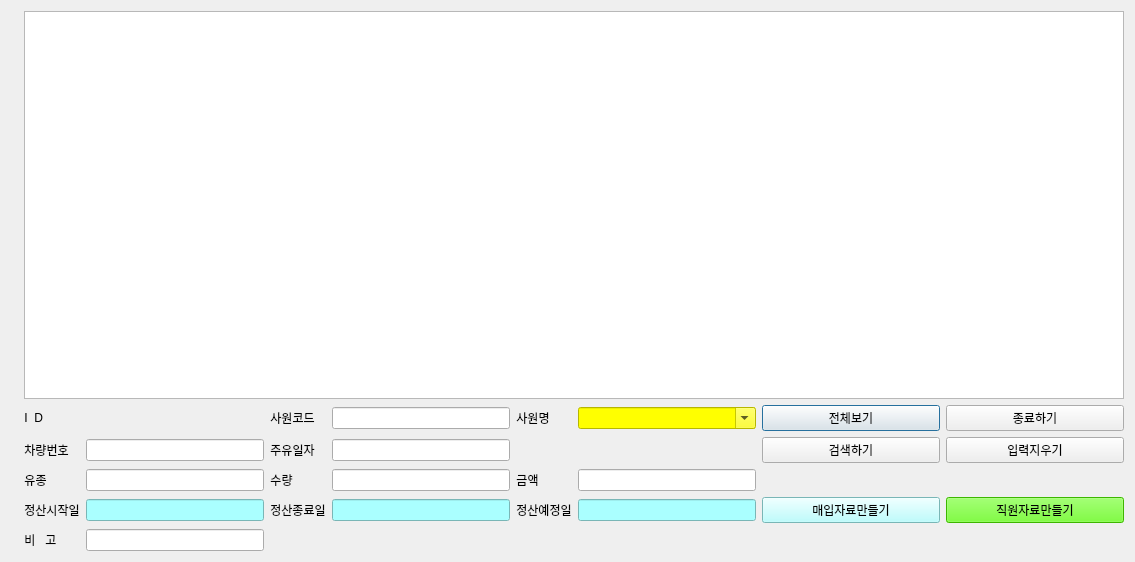
<?xml version="1.0" encoding="UTF-8"?>
<ui version="4.0">
 <class>OilUsageGenDialog</class>
 <widget class="QDialog" name="OilUsageGenDialog">
  <property name="geometry">
   <rect>
    <x>0</x>
    <y>0</y>
    <width>1135</width>
    <height>562</height>
   </rect>
  </property>
  <property name="sizePolicy">
   <sizepolicy hsizetype="Expanding" vsizetype="Expanding">
    <horstretch>0</horstretch>
    <verstretch>0</verstretch>
   </sizepolicy>
  </property>
  <property name="windowTitle">
   <string>월별 주유대 정보 만들기</string>
  </property>
  <layout class="QGridLayout" name="gridLayout_2">
   <item row="0" column="0">
    <layout class="QGridLayout" name="gridLayout">
     <item row="4" column="4">
      <widget class="QLineEdit" name="entry_oilusage_effthru">
       <property name="sizePolicy">
        <sizepolicy hsizetype="Expanding" vsizetype="Fixed">
         <horstretch>0</horstretch>
         <verstretch>0</verstretch>
        </sizepolicy>
       </property>
       <property name="styleSheet">
        <string notr="true">color: rgb(0, 0, 0);
background-color: rgb(170, 255, 255);</string>
       </property>
      </widget>
     </item>
     <item row="1" column="6">
      <widget class="QComboBox" name="cb_oilusage_ename">
       <property name="sizePolicy">
        <sizepolicy hsizetype="Expanding" vsizetype="Fixed">
         <horstretch>0</horstretch>
         <verstretch>0</verstretch>
        </sizepolicy>
       </property>
       <property name="styleSheet">
        <string notr="true">background-color: rgb(255, 255, 0);</string>
       </property>
       <property name="editable">
        <bool>true</bool>
       </property>
      </widget>
     </item>
     <item row="1" column="2">
      <widget class="QLabel" name="lbl_oilusage_id">
       <property name="sizePolicy">
        <sizepolicy hsizetype="MinimumExpanding" vsizetype="MinimumExpanding">
         <horstretch>0</horstretch>
         <verstretch>0</verstretch>
        </sizepolicy>
       </property>
       <property name="text">
        <string/>
       </property>
      </widget>
     </item>
     <item row="1" column="4">
      <widget class="QLineEdit" name="entry_oilusage_ecode">
       <property name="sizePolicy">
        <sizepolicy hsizetype="MinimumExpanding" vsizetype="Fixed">
         <horstretch>0</horstretch>
         <verstretch>0</verstretch>
        </sizepolicy>
       </property>
      </widget>
     </item>
     <item row="1" column="7">
      <widget class="QPushButton" name="pb_oilusage_show">
       <property name="sizePolicy">
        <sizepolicy hsizetype="Expanding" vsizetype="Fixed">
         <horstretch>0</horstretch>
         <verstretch>0</verstretch>
        </sizepolicy>
       </property>
       <property name="text">
        <string>전체보기</string>
       </property>
      </widget>
     </item>
     <item row="4" column="2">
      <widget class="QLineEdit" name="entry_oilusage_efffrom">
       <property name="sizePolicy">
        <sizepolicy hsizetype="Expanding" vsizetype="Fixed">
         <horstretch>0</horstretch>
         <verstretch>0</verstretch>
        </sizepolicy>
       </property>
       <property name="styleSheet">
        <string notr="true">color: rgb(0, 0, 0);
background-color: rgb(170, 255, 255);</string>
       </property>
      </widget>
     </item>
     <item row="2" column="4">
      <widget class="QLineEdit" name="entry_oilusage_getdt">
       <property name="sizePolicy">
        <sizepolicy hsizetype="Expanding" vsizetype="Fixed">
         <horstretch>0</horstretch>
         <verstretch>0</verstretch>
        </sizepolicy>
       </property>
       <property name="styleSheet">
        <string notr="true"/>
       </property>
      </widget>
     </item>
     <item row="1" column="8">
      <widget class="QPushButton" name="pb_oilusage_close">
       <property name="sizePolicy">
        <sizepolicy hsizetype="Expanding" vsizetype="Fixed">
         <horstretch>0</horstretch>
         <verstretch>0</verstretch>
        </sizepolicy>
       </property>
       <property name="text">
        <string>종료하기</string>
       </property>
      </widget>
     </item>
     <item row="4" column="3">
      <widget class="QLabel" name="label_14">
       <property name="sizePolicy">
        <sizepolicy hsizetype="Fixed" vsizetype="Fixed">
         <horstretch>0</horstretch>
         <verstretch>0</verstretch>
        </sizepolicy>
       </property>
       <property name="text">
        <string>정산종료일</string>
       </property>
       <property name="alignment">
        <set>Qt::AlignCenter</set>
       </property>
      </widget>
     </item>
     <item row="1" column="3">
      <widget class="QLabel" name="label_5">
       <property name="sizePolicy">
        <sizepolicy hsizetype="Fixed" vsizetype="Fixed">
         <horstretch>0</horstretch>
         <verstretch>0</verstretch>
        </sizepolicy>
       </property>
       <property name="text">
        <string>사원코드</string>
       </property>
       <property name="alignment">
        <set>Qt::AlignCenter</set>
       </property>
      </widget>
     </item>
     <item row="2" column="8">
      <widget class="QPushButton" name="pb_oilusage_clear">
       <property name="sizePolicy">
        <sizepolicy hsizetype="Expanding" vsizetype="Fixed">
         <horstretch>0</horstretch>
         <verstretch>0</verstretch>
        </sizepolicy>
       </property>
       <property name="text">
        <string>입력지우기</string>
       </property>
      </widget>
     </item>
     <item row="2" column="3">
      <widget class="QLabel" name="label_4">
       <property name="sizePolicy">
        <sizepolicy hsizetype="Fixed" vsizetype="Fixed">
         <horstretch>0</horstretch>
         <verstretch>0</verstretch>
        </sizepolicy>
       </property>
       <property name="text">
        <string>주유일자</string>
       </property>
       <property name="alignment">
        <set>Qt::AlignCenter</set>
       </property>
      </widget>
     </item>
     <item row="2" column="7">
      <widget class="QPushButton" name="pb_oilusage_search">
       <property name="sizePolicy">
        <sizepolicy hsizetype="Expanding" vsizetype="Fixed">
         <horstretch>0</horstretch>
         <verstretch>0</verstretch>
        </sizepolicy>
       </property>
       <property name="text">
        <string>검색하기</string>
       </property>
      </widget>
     </item>
     <item row="4" column="1">
      <widget class="QLabel" name="label_12">
       <property name="sizePolicy">
        <sizepolicy hsizetype="Fixed" vsizetype="Fixed">
         <horstretch>0</horstretch>
         <verstretch>0</verstretch>
        </sizepolicy>
       </property>
       <property name="text">
        <string>정산시작일</string>
       </property>
       <property name="alignment">
        <set>Qt::AlignCenter</set>
       </property>
      </widget>
     </item>
     <item row="4" column="7">
      <widget class="QPushButton" name="pb_oilusage_export">
       <property name="sizePolicy">
        <sizepolicy hsizetype="Expanding" vsizetype="Fixed">
         <horstretch>0</horstretch>
         <verstretch>0</verstretch>
        </sizepolicy>
       </property>
       <property name="styleSheet">
        <string notr="true">background-color: rgb(170, 255, 255);</string>
       </property>
       <property name="text">
        <string>매입자료만들기</string>
       </property>
      </widget>
     </item>
     <item row="2" column="1">
      <widget class="QLabel" name="label_7">
       <property name="sizePolicy">
        <sizepolicy hsizetype="Fixed" vsizetype="Fixed">
         <horstretch>0</horstretch>
         <verstretch>0</verstretch>
        </sizepolicy>
       </property>
       <property name="text">
        <string>차량번호</string>
       </property>
       <property name="alignment">
        <set>Qt::AlignCenter</set>
       </property>
      </widget>
     </item>
     <item row="1" column="5">
      <widget class="QLabel" name="label_9">
       <property name="sizePolicy">
        <sizepolicy hsizetype="Fixed" vsizetype="Fixed">
         <horstretch>0</horstretch>
         <verstretch>0</verstretch>
        </sizepolicy>
       </property>
       <property name="text">
        <string>사원명</string>
       </property>
       <property name="alignment">
        <set>Qt::AlignCenter</set>
       </property>
      </widget>
     </item>
     <item row="2" column="2">
      <widget class="QLineEdit" name="entry_oilusage_carno">
       <property name="sizePolicy">
        <sizepolicy hsizetype="MinimumExpanding" vsizetype="Fixed">
         <horstretch>0</horstretch>
         <verstretch>0</verstretch>
        </sizepolicy>
       </property>
       <property name="styleSheet">
        <string notr="true"/>
       </property>
      </widget>
     </item>
     <item row="5" column="0">
      <widget class="QLabel" name="label_8">
       <property name="sizePolicy">
        <sizepolicy hsizetype="Fixed" vsizetype="MinimumExpanding">
         <horstretch>0</horstretch>
         <verstretch>0</verstretch>
        </sizepolicy>
       </property>
       <property name="text">
        <string/>
       </property>
       <property name="alignment">
        <set>Qt::AlignCenter</set>
       </property>
      </widget>
     </item>
     <item row="1" column="1">
      <widget class="QLabel" name="label">
       <property name="sizePolicy">
        <sizepolicy hsizetype="Fixed" vsizetype="Fixed">
         <horstretch>0</horstretch>
         <verstretch>0</verstretch>
        </sizepolicy>
       </property>
       <property name="text">
        <string>I  D  </string>
       </property>
       <property name="alignment">
        <set>Qt::AlignCenter</set>
       </property>
      </widget>
     </item>
     <item row="0" column="1" colspan="8">
      <widget class="QTableView" name="tv_oilusagegen">
       <property name="sizePolicy">
        <sizepolicy hsizetype="Expanding" vsizetype="Expanding">
         <horstretch>0</horstretch>
         <verstretch>1</verstretch>
        </sizepolicy>
       </property>
      </widget>
     </item>
     <item row="3" column="1">
      <widget class="QLabel" name="label_10">
       <property name="sizePolicy">
        <sizepolicy hsizetype="Fixed" vsizetype="Fixed">
         <horstretch>0</horstretch>
         <verstretch>0</verstretch>
        </sizepolicy>
       </property>
       <property name="text">
        <string>유종</string>
       </property>
       <property name="alignment">
        <set>Qt::AlignCenter</set>
       </property>
      </widget>
     </item>
     <item row="3" column="3">
      <widget class="QLabel" name="label_11">
       <property name="sizePolicy">
        <sizepolicy hsizetype="Fixed" vsizetype="Fixed">
         <horstretch>0</horstretch>
         <verstretch>0</verstretch>
        </sizepolicy>
       </property>
       <property name="text">
        <string>수량</string>
       </property>
       <property name="alignment">
        <set>Qt::AlignCenter</set>
       </property>
      </widget>
     </item>
     <item row="3" column="5">
      <widget class="QLabel" name="label_15">
       <property name="sizePolicy">
        <sizepolicy hsizetype="Fixed" vsizetype="Fixed">
         <horstretch>0</horstretch>
         <verstretch>0</verstretch>
        </sizepolicy>
       </property>
       <property name="text">
        <string>금액</string>
       </property>
       <property name="alignment">
        <set>Qt::AlignCenter</set>
       </property>
      </widget>
     </item>
     <item row="4" column="5">
      <widget class="QLabel" name="label_13">
       <property name="sizePolicy">
        <sizepolicy hsizetype="Fixed" vsizetype="Fixed">
         <horstretch>0</horstretch>
         <verstretch>0</verstretch>
        </sizepolicy>
       </property>
       <property name="text">
        <string>정산예정일</string>
       </property>
       <property name="alignment">
        <set>Qt::AlignCenter</set>
       </property>
      </widget>
     </item>
     <item row="4" column="6">
      <widget class="QLineEdit" name="entry_oilusage_gdate">
       <property name="sizePolicy">
        <sizepolicy hsizetype="MinimumExpanding" vsizetype="Fixed">
         <horstretch>0</horstretch>
         <verstretch>0</verstretch>
        </sizepolicy>
       </property>
       <property name="styleSheet">
        <string notr="true">background-color: rgb(170, 255, 255);</string>
       </property>
      </widget>
     </item>
     <item row="5" column="1">
      <widget class="QLabel" name="label_6">
       <property name="sizePolicy">
        <sizepolicy hsizetype="Fixed" vsizetype="Fixed">
         <horstretch>0</horstretch>
         <verstretch>0</verstretch>
        </sizepolicy>
       </property>
       <property name="text">
        <string>비   고 </string>
       </property>
       <property name="alignment">
        <set>Qt::AlignCenter</set>
       </property>
      </widget>
     </item>
     <item row="5" column="2">
      <widget class="QLineEdit" name="entry_oilusage_remark">
       <property name="sizePolicy">
        <sizepolicy hsizetype="MinimumExpanding" vsizetype="Fixed">
         <horstretch>0</horstretch>
         <verstretch>0</verstretch>
        </sizepolicy>
       </property>
      </widget>
     </item>
     <item row="3" column="2">
      <widget class="QLineEdit" name="entry_oilusage_otype">
       <property name="sizePolicy">
        <sizepolicy hsizetype="Expanding" vsizetype="Fixed">
         <horstretch>0</horstretch>
         <verstretch>0</verstretch>
        </sizepolicy>
       </property>
       <property name="styleSheet">
        <string notr="true"/>
       </property>
      </widget>
     </item>
     <item row="3" column="4">
      <widget class="QLineEdit" name="entry_oilusage_qty">
       <property name="sizePolicy">
        <sizepolicy hsizetype="Expanding" vsizetype="Fixed">
         <horstretch>0</horstretch>
         <verstretch>0</verstretch>
        </sizepolicy>
       </property>
       <property name="styleSheet">
        <string notr="true"/>
       </property>
      </widget>
     </item>
     <item row="3" column="6">
      <widget class="QLineEdit" name="entry_oilusage_amt">
       <property name="sizePolicy">
        <sizepolicy hsizetype="Expanding" vsizetype="Fixed">
         <horstretch>0</horstretch>
         <verstretch>0</verstretch>
        </sizepolicy>
       </property>
       <property name="styleSheet">
        <string notr="true"/>
       </property>
      </widget>
     </item>
     <item row="4" column="8">
      <widget class="QPushButton" name="pb_oilusage_export_emp">
       <property name="sizePolicy">
        <sizepolicy hsizetype="Expanding" vsizetype="Fixed">
         <horstretch>0</horstretch>
         <verstretch>0</verstretch>
        </sizepolicy>
       </property>
       <property name="styleSheet">
        <string notr="true">background-color: rgb(85, 255, 0);</string>
       </property>
       <property name="text">
        <string>직원자료만들기</string>
       </property>
      </widget>
     </item>
    </layout>
   </item>
  </layout>
 </widget>
 <resources/>
 <connections/>
</ui>
